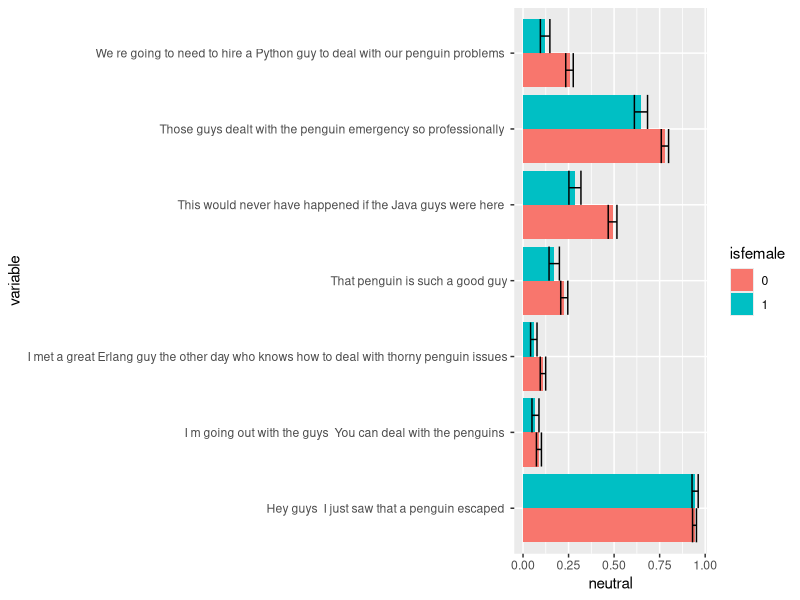
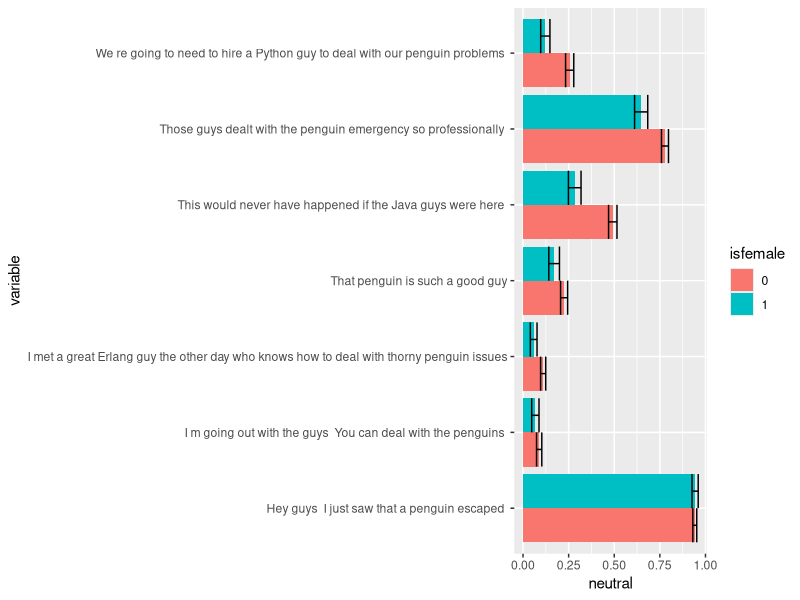

R code for these plots, in order:
library("ggplot2")
library("reshape")

responses <- read.csv("guys-guys-guys-no-email.csv")
responses <- responses[, 1:9]

mresponses <- melt(responses,
	               id.vars = c("Timestamp", "Do.you.identify.as.a.woman."))

mresponses <- transform(mresponses,
	                    isfemale = factor(ifelse(Do.you.identify.as.a.woman. == "Yes", 1, 0)))
mresponses <- transform(mresponses,
	                    variable = gsub(".", " ", variable, fixed = TRUE))
mresponses <- transform(mresponses, neutral = ifelse(value == "gender neutral", 1, 0))

ggplot(mresponses,
	   aes(x = variable, y = neutral, group = isfemale, fill = isfemale)) +
  stat_summary(fun.data = "mean_cl_boot",
  	           geom = "bar",
  	           position = "dodge") +
  stat_summary(fun.data = "mean_cl_boot",
  	           geom = "errorbar",
  	           position = "dodge") +
  coord_flip()
ggsave("errorbars.pdf", width = 12, height = 7)
